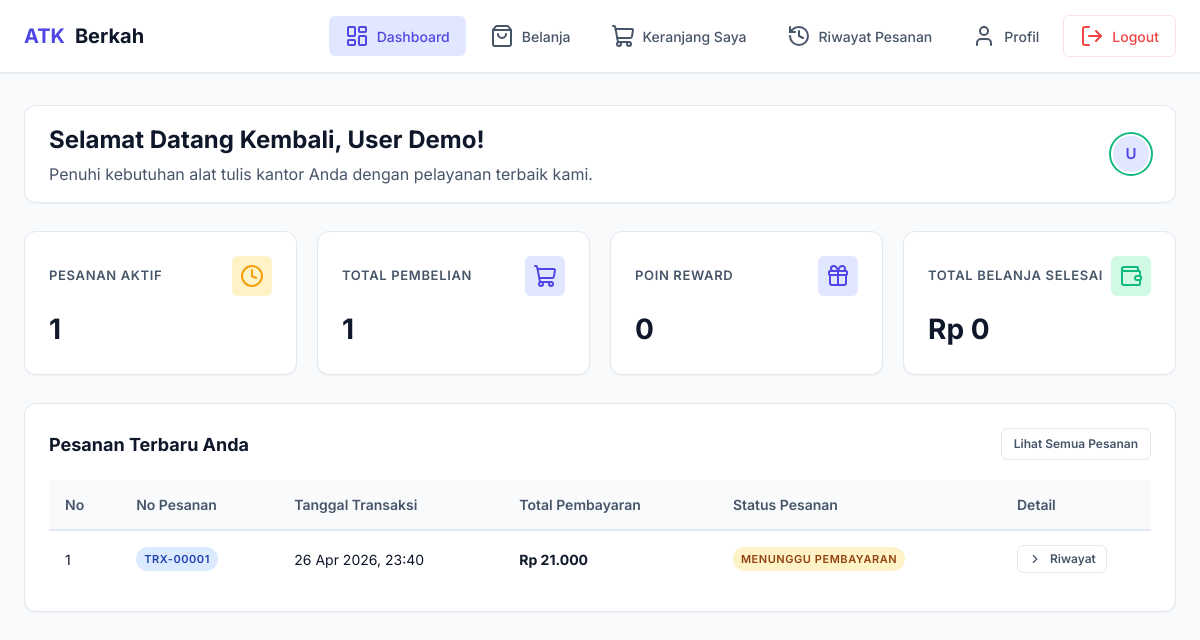
Page /app/dashboard.php (signed in) on the committed database.
### tables this page shows
CREATE TABLE transaksi (
    id_transaksi INT PRIMARY KEY AUTO_INCREMENT,
    id_user INT NOT NULL,
    tanggal TIMESTAMP DEFAULT CURRENT_TIMESTAMP,
    total DECIMAL(10, 2) NOT NULL DEFAULT 0,
    metode_pembayaran ENUM('cash', 'transfer') NOT NULL DEFAULT 'cash',
    status ENUM('Menunggu Pembayaran', 'Menunggu Verifikasi', 'Pembayaran Disetujui', 'Ditolak') NOT NULL DEFAULT 'Menunggu Pembayaran',
    bukti_transfer VARCHAR(255) DEFAULT NULL,

    CONSTRAINT fk_transaksi_users
        FOREIGN KEY (id_user) REFERENCES users(id_user)
        ON DELETE CASCADE
        ON UPDATE CASCADE
);

### app/dashboard-pelanggan.php (the view, shortened to what this page needs)
<?php
$nama = $_SESSION['nama'];
$id_user = $_SESSION['id_user'];
$q_aktif = mysqli_query($conn, "SELECT COUNT(*) AS total FROM transaksi WHERE id_user = $id_user AND status IN ('Menunggu Pembayaran', 'Menunggu Verifikasi')");
$r_aktif = mysqli_fetch_assoc($q_aktif);
$pesanan_aktif = $r_aktif['total'] ?? 0;
$q_total_trx = mysqli_query($conn, "SELECT COUNT(*) AS total FROM transaksi WHERE id_user = $id_user");
$r_total_trx = mysqli_fetch_assoc($q_total_trx);
$total_pembelian = $r_total_trx['total'] ?? 0;
$q_belanja = mysqli_query($conn, "SELECT SUM(total) AS total FROM transaksi WHERE id_user = $id_user AND status = 'Pembayaran Disetujui'");
$r_belanja = mysqli_fetch_assoc($q_belanja);
$total_belanja_raw = $r_belanja['total'] ?? 0;
$total_belanja = number_format($total_belanja_raw, 0, ',', '.');
$poin_reward = floor($total_belanja_raw / 10000) * 10;
$q_orders = mysqli_query($conn, "SELECT * FROM transaksi WHERE id_user = $id_user ORDER BY tanggal DESC LIMIT 5");
?>
<!DOCTYPE html>
<html lang="id">
<head>
    <link rel="stylesheet" href="style/app.css">
</head>
<body>
<div class="pelanggan-layout">
    <nav class="navbar">
        <div class="navbar-container">
            <a href="dashboard.php" class="navbar-brand">
                <span>ATK</span> Berkah
            </a>
            <ul class="navbar-menu" id="navbarMenu">
                <li><a href="dashboard.php" class="active"><i data-lucide="layout-dashboard"></i> Dashboard</a></li>
                <li><a href="belanja.php"><i data-lucide="shopping-bag"></i> Belanja</a></li>
                <li><a href="keranjang.php"><i data-lucide="shopping-cart"></i> Keranjang Saya</a></li>
                <li><a href="riwayat.php"><i data-lucide="history"></i> Riwayat Pesanan</a></li>
                <li><a href="profile.php"><i data-lucide="user"></i> Profil</a></li>
                <li><a href="logout.php" class="logout-nav"><i data-lucide="log-out"></i> Logout</a></li>
            </ul>
        </div>
    </nav>
    <div class="container">
        <div class="topbar" style="margin-bottom: 28px;">
            <div class="topbar-title">
                <h1 style="font-size: 24px;">Selamat Datang Kembali, <?= htmlspecialchars($nama); ?>!</h1>
                <p style="color: var(--text-secondary); margin-top: 4px;">Penuhi kebutuhan alat tulis kantor Anda dengan pelayanan terbaik kami.</p>
            </div>
            <div class="topbar-info">
                <div class="topbar-avatar" style="box-shadow: 0 0 0 2px var(--success);">
                    <?= strtoupper(substr($nama, 0, 1)); ?>
                </div>
            </div>
        </div>
        <div class="cards">
            <div class="card">
                <div class="card-header-flex">
                    <h3>Pesanan Aktif</h3>
                    <div class="card-icon" style="background: var(--warning-light); color: var(--warning);"><i data-lucide="clock"></i></div>
                </div>
                <p><?= number_format($pesanan_aktif); ?></p>
            </div>
            <div class="card">
                <div class="card-header-flex">
                    <h3>Total Pembelian</h3>
                    <div class="card-icon"><i data-lucide="shopping-cart"></i></div>
                </div>
                <p><?= number_format($total_pembelian); ?></p>
            </div>
            <div class="card">
                <div class="card-header-flex">
                    <h3>Poin Reward</h3>
                    <div class="card-icon" style="background: var(--primary-light); color: var(--primary);"><i data-lucide="gift"></i></div>
                </div>
                <p><?= number_format($poin_reward); ?></p>
            </div>
            <div class="card">
                <div class="card-header-flex">
                    <h3>Total Belanja Selesai</h3>
                    <div class="card-icon" style="background: var(--success-light); color: var(--success);"><i data-lucide="wallet"></i></div>
                </div>
                <p>Rp <?= $total_belanja; ?></p>
            </div>
        </div>
        <div class="table-section">
            <div class="table-header-flex">
                <h2>Pesanan Terbaru Anda</h2>
                <a href="riwayat.php" class="btn btn-secondary btn-sm">Lihat Semua Pesanan</a>
            </div>
            <div class="table-container">
                <table>
                    <thead>
                        <tr>
                            <th>No</th>
                            <th>No Pesanan</th>
                            <th>Tanggal Transaksi</th>
                            <th>Total Pembayaran</th>
                            <th>Status Pesanan</th>
                            <th style="width: 150px;">Detail</th>
                        </tr>
                    </thead>
                    <tbody>
                        <?php
                        $no = 1;
                        while($row = mysqli_fetch_assoc($q_orders)):
                        ?>
                        <tr>
                            <td><?= $no++; ?></td>
                            <td><span class="badge badge-info">TRX-<?= str_pad($row['id_transaksi'], 5, '0', STR_PAD_LEFT) ?></span></td>
                            <td><?= date('d M Y, H:i', strtotime($row['tanggal'])); ?></td>
                            <td><strong>Rp <?= number_format($row['total'], 0, ',', '.'); ?></strong></td>
                            <td>
                                <?php
                                    $badge_class = 'badge-secondary';
                                    if ($row['status'] === 'Menunggu Pembayaran') $badge_class = 'badge-warning';
                                    elseif ($row['status'] === 'Menunggu Verifikasi') $badge_class = 'badge-info';
                                    elseif ($row['status'] === 'Pembayaran Disetujui') $badge_class = 'badge-success';
                                    elseif ($row['status'] === 'Ditolak') $badge_class = 'badge-danger';
                                ?>
                                <span class="badge <?= $badge_class ?>"><?= htmlspecialchars($row['status']) ?></span>
                            </td>
                            <td>
                                <a href="riwayat.php#trx-<?= $row['id_transaksi']; ?>" class="btn btn-secondary btn-sm" style="padding: 4px 10px;">
                                    <i data-lucide="chevron-right" style="width: 14px; height: 14px;"></i> Riwayat
                                </a>
                            </td>
                        </tr>
                        <?php
                        endwhile;
                        ?>
                    </tbody>
                </table>
            </div>
        </div>
    </div>
</div>
</body>
</html>

### rows in the picture
transaksi: id_transaksi "00001", tanggal "26 Apr 2026, 23:40", total "21.000", status "MENUNGGU PEMBAYARAN"

### other values in the picture
$nama "User Demo"
substr($nama, 0, 1) "U"
$pesanan_aktif "1"
$total_pembelian "1"
$poin_reward "0"
$total_belanja "0"
